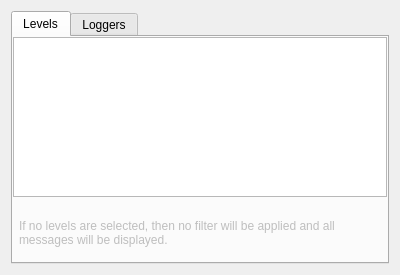
<?xml version="1.0" encoding="UTF-8"?>
<ui version="4.0">
 <class>XLogRecordControls</class>
 <widget class="QWidget" name="XLogRecordControls">
  <property name="geometry">
   <rect>
    <x>0</x>
    <y>0</y>
    <width>400</width>
    <height>275</height>
   </rect>
  </property>
  <property name="minimumSize">
   <size>
    <width>400</width>
    <height>275</height>
   </size>
  </property>
  <property name="windowTitle">
   <string>Form</string>
  </property>
  <layout class="QGridLayout" name="gridLayout_3">
   <item row="0" column="0">
    <widget class="QTabWidget" name="uiMainTAB">
     <property name="currentIndex">
      <number>0</number>
     </property>
     <widget class="QWidget" name="uiLevelPAGE">
      <attribute name="title">
       <string>Levels</string>
      </attribute>
      <layout class="QGridLayout" name="gridLayout_2">
       <property name="margin">
        <number>0</number>
       </property>
       <item row="0" column="0">
        <widget class="XTreeWidget" name="uiLevelTREE">
         <property name="maximumSize">
          <size>
           <width>16777215</width>
           <height>160</height>
          </size>
         </property>
         <property name="alternatingRowColors">
          <bool>true</bool>
         </property>
         <property name="selectionMode">
          <enum>QAbstractItemView::NoSelection</enum>
         </property>
         <property name="rootIsDecorated">
          <bool>false</bool>
         </property>
         <attribute name="headerVisible">
          <bool>false</bool>
         </attribute>
         <column>
          <property name="text">
           <string>Level</string>
          </property>
         </column>
        </widget>
       </item>
       <item row="1" column="0">
        <widget class="QLabel" name="label">
         <property name="enabled">
          <bool>false</bool>
         </property>
         <property name="text">
          <string>If no levels are selected, then no filter will be applied and all messages will be displayed.</string>
         </property>
         <property name="wordWrap">
          <bool>true</bool>
         </property>
         <property name="indent">
          <number>6</number>
         </property>
        </widget>
       </item>
      </layout>
     </widget>
     <widget class="QWidget" name="uiLoggerPAGE">
      <attribute name="title">
       <string>Loggers</string>
      </attribute>
      <layout class="QGridLayout" name="gridLayout">
       <property name="margin">
        <number>0</number>
       </property>
       <item row="0" column="0">
        <widget class="XLoggerTreeWidget" name="uiLoggerTREE">
         <property name="editTriggers">
          <set>QAbstractItemView::DoubleClicked|QAbstractItemView::SelectedClicked</set>
         </property>
         <property name="selectionMode">
          <enum>QAbstractItemView::NoSelection</enum>
         </property>
         <attribute name="headerVisible">
          <bool>false</bool>
         </attribute>
         <column>
          <property name="text">
           <string>Logger</string>
          </property>
         </column>
         <column>
          <property name="text">
           <string>Level</string>
          </property>
         </column>
        </widget>
       </item>
       <item row="1" column="0">
        <widget class="QLabel" name="uiInfoLBL">
         <property name="enabled">
          <bool>false</bool>
         </property>
         <property name="text">
          <string>This will affect the global logger levels</string>
         </property>
         <property name="indent">
          <number>6</number>
         </property>
        </widget>
       </item>
      </layout>
     </widget>
    </widget>
   </item>
  </layout>
 </widget>
 <customwidgets>
  <customwidget>
   <class>XLoggerTreeWidget</class>
   <extends>XTreeWidget</extends>
   <header>projexui.widgets.xloggerwidget</header>
  </customwidget>
  <customwidget>
   <class>XTreeWidget</class>
   <extends>QTreeWidget</extends>
   <header>projexui.widgets.xtreewidget</header>
  </customwidget>
 </customwidgets>
 <resources>
  <include location="../../../../../resources/projexui_default.qrc"/>
 </resources>
 <connections/>
</ui>
